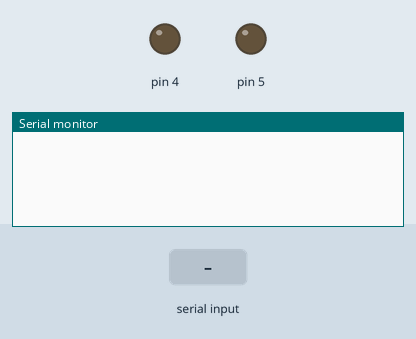
Recording of a sketch running on a simulated Arduino Uno, built with avr-gcc and run on an emulated ATmega328P. Parts: output pins drawn as LEDs (lit = HIGH), the last lines printed to the serial monitor. The test bench sets the inputs (shaded band).

Above: at 1.2 s.
1.3 s: "1\n" received over Serial
At 1.41 s:
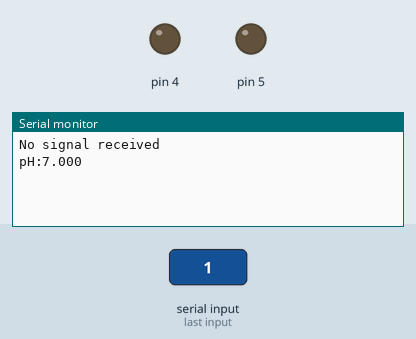
At 2.3 s:
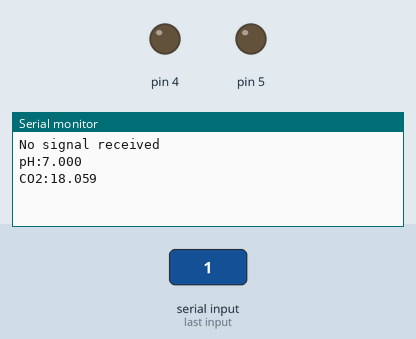

Measured:
- after the input at 1.3 s, the serial monitor: prints a new line at once (image 1)

The sketch:

ph_and_outlet.ino
```cpp
#include <Arduino.h>
#include <math.h>

bool heating = false;

void setup() {
  Serial.begin(9600);
  pinMode(4, OUTPUT);
  pinMode(5, OUTPUT);

  digitalWrite(4, LOW);
  digitalWrite(5, LOW);
}

void loop() {
  //get data from rasp pi
  if(Serial.available() > 0) {
    String data = Serial.readStringUntil('\n');
    if(data.compareTo("high") == 0)
    {
      Serial.print("high signal recieved\n");
      //set pins 4 and 5 to high
      digitalWrite(4, HIGH);
      digitalWrite(5, HIGH);
    }
    else if(data.compareTo("low") == 0)
    {
      Serial.print("low signal recieved\n");
      //set pins 4 and 5 to low
      digitalWrite(4, LOW);
      digitalWrite(5, LOW);
    }
    else {
      Serial.print("No signal received\n");
    }

    delay(100);

    //get and calculate ph
    int adcValue = analogRead(A0);
    float pHVoltage = (float)adcValue * 5 / 1024;
    float pH = 2.8*pHVoltage;
    Serial.print("pH:"); Serial.println(pH, 3);

    //calculate co2
    int dKH = 6; //CHANGE THIS BASED OFF MEASURED VALUE
    float CO2 = 12.839 * dKH * pow(10, (6.37 - pH));
    Serial.print("CO2:"); Serial.println(CO2, 3);
    delay(100);
  }
  Serial.flush(); // not executed yet


}
```
